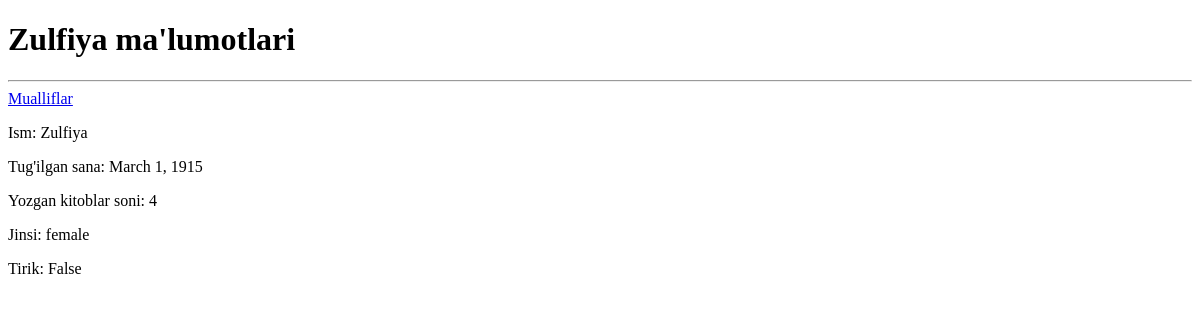
Before: /mualliflar/2/ with the older database file.
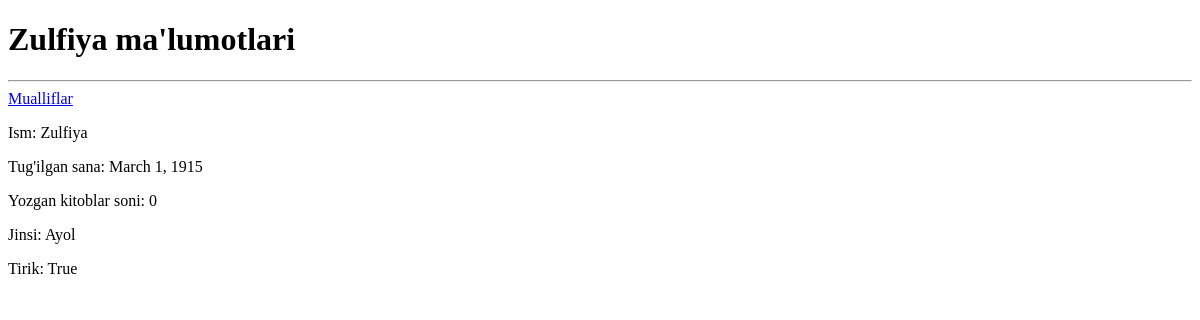
After: the same page with the newer database file.
### main/models.py (models this page shows, shortened)
class Muallif(models.Model):
    ism = models.CharField(max_length=50)
    jins = models.CharField(max_length=150, choices=[("male", "Male"), ("female", "Female")])
    tugilgan_sana = models.DateField(null=True, blank=True)
    kitob_soni = models.PositiveIntegerField()
    tirik = models.BooleanField()

### main/views.py (the view)
# urls.py: path('mualliflar/<int:muallif_id>/', muallif_retrieve_view),
def muallif_retrieve_view(request, muallif_id):
    muallif = Muallif.objects.get(id=muallif_id)
    context = {
        "muallif": muallif,
    }
    return render(request, 'muallif-retrieve_view.html', context)

### templates/muallif-retrieve_view.html (shortened to what this page needs)
<!DOCTYPE html>
<html lang="en">
<head>
</head>
<body>
    <h1> {{ muallif.ism }} ma'lumotlari </h1>
    <hr>
    <a href="/mualliflar/">Mualliflar</a>
    <p>Ism: {{muallif.ism}} </p>
    <p>Tug'ilgan sana: {{muallif.tugilgan_sana}} </p>
    <p>Yozgan kitoblar soni: {{muallif.kitob_soni}} </p>
    <p>Jinsi: {{muallif.jins}} </p>
    <p>Tirik: {{muallif.tirik}}</p>
</body>
</html>

Changed rows visible on the page:
changed Muallif "Zulfiya": kitob_soni "4" → "0"; jins "female" → "Ayol"; tirik "False" → "True"
